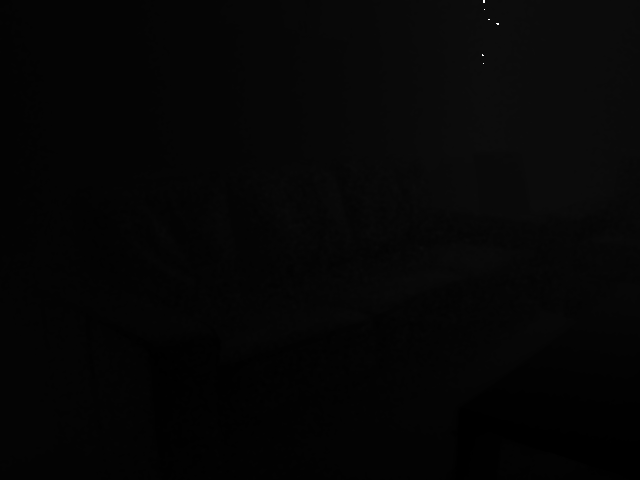
#> input picture code/data collection/CalFromDepthAndIR/exp/depth/1.png, 640 x 480 px, found by its file name; its folder holds only this picture in this run
$ python ConvertPhase.py exp/depth/1.png 3
#> lines starting #> are read from the running program, lines starting #| are printed output that depends on the picture; after the words box and inside, x2 and y2 are one past the last pixel; in counts of white or black regions, pixels touching at a corner belong together
import numpy as np
import cv2
import sys
import os
from PIL import Image

if len(sys.argv) != 3:
	print("Usage: python ConvertPhase.py folder_name file_num")
	sys.exit()


file_num = int(sys.argv[2])

if not os.path.exists("./" + str(sys.argv[1]) + "/phase/"):
	os.makedirs("./" + str(sys.argv[1]) + "/phase/")

for i in range(1, file_num+1):
	depth_path = "./" + str(sys.argv[1]) + "/depth/"+str(i) + ".png"
	ir_path = "./" + str(sys.argv[1]) + "/ir/"+str(i) + ".png"

	save1 = str(sys.argv[1]) + "/phase/phase_" + str(i) + "_1.npz"
	save2 = str(sys.argv[1]) + "/phase/phase_" + str(i) + "_2.npz"

	depth = Image.open(depth_path)
#> depth is the input picture: PIL image 640x480 I;16; min 1252, max 65535, mean 2707.2
	depth = np.array(depth)
	ir = Image.open(ir_path)
	ir = np.array(ir)

	depth[depth == 65535] = 0
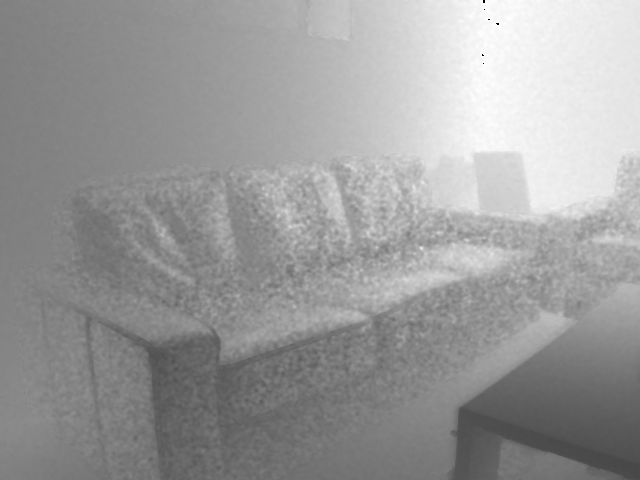
#> depth: shape (480, 640) uint16; 0.01% of pixels changed, all inside (x1, y1, x2, y2) = (482, 0, 499, 64); drawn with min black and max white

	N2 = ir * depth / 4444
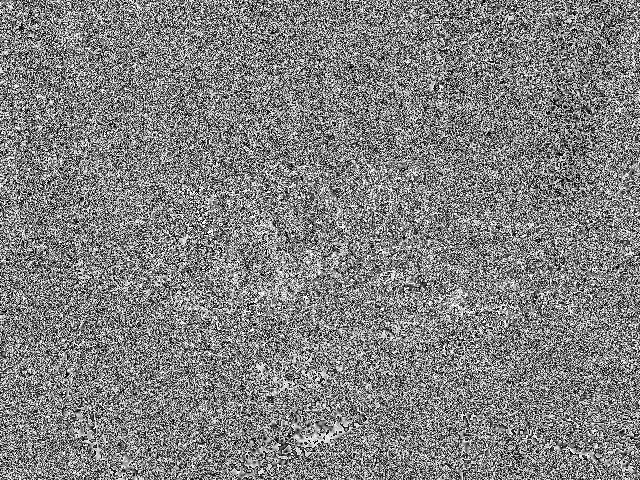
#> N2: shape (480, 640) float64; min 0, max 14.73, mean 7.47; drawn with min black and max white
	N1 = ir * (1 - depth / 4444)

	N2 = N2 / 100
	N1 = N1 / 100
#> (the run stopped early here; a loop or call above may not have finished)
